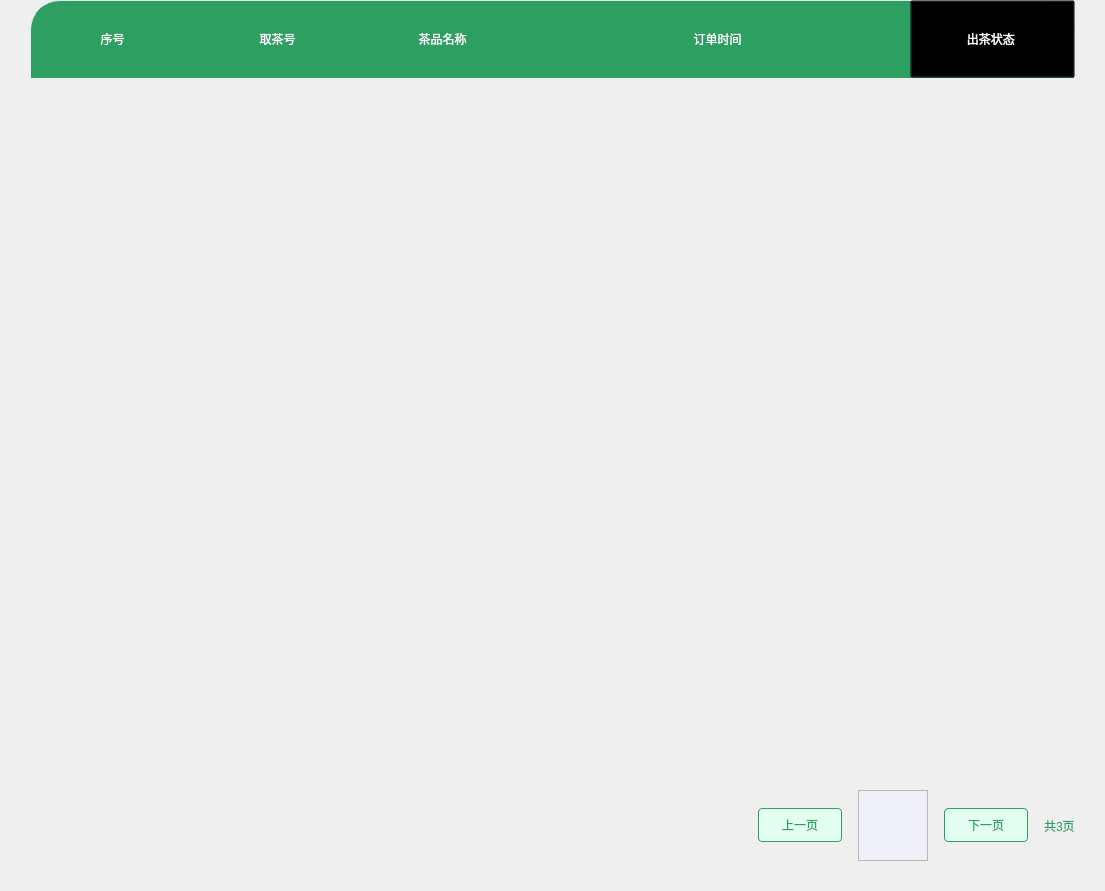
                   <widget class="QWidget" name="location_order">
                    <property name="styleSheet">
                     <string notr="true"/>
                    </property>
                    <layout class="QHBoxLayout" name="horizontalLayout_76">
                     <property name="spacing">
                      <number>0</number>
                     </property>
                     <property name="leftMargin">
                      <number>30</number>
                     </property>
                     <property name="topMargin">
                      <number>0</number>
                     </property>
                     <property name="rightMargin">
                      <number>30</number>
                     </property>
                     <property name="bottomMargin">
                      <number>30</number>
                     </property>
                     <item>
                      <widget class="QWidget" name="widget_79" native="true">
                       <layout class="QVBoxLayout" name="verticalLayout_35" stretch="1,20,1">
                        <property name="spacing">
                         <number>0</number>
                        </property>
                        <property name="leftMargin">
                         <number>0</number>
                        </property>
                        <property name="topMargin">
                         <number>0</number>
                        </property>
                        <property name="rightMargin">
                         <number>0</number>
                        </property>
                        <property name="bottomMargin">
                         <number>0</number>
                        </property>
                        <item>
                         <widget class="QWidget" name="widget_81" native="true">
                          <property name="minimumSize">
                           <size>
                            <width>0</width>
                            <height>78</height>
                           </size>
                          </property>
                          <property name="maximumSize">
                           <size>
                            <width>16777215</width>
                            <height>78</height>
                           </size>
                          </property>
                          <property name="styleSheet">
                           <string notr="true">QWidget#widget_81{
	background-color:rgba(44, 159, 97, 1);
	border-top-left-radius:30px;
	border-top-right-radius:30px;
	border-top: 1px solid rgba(232, 233, 239, 1);
	border-left: 1px solid rgba(232, 233, 239, 1);
	border-right: 1px solid rgba(232, 233, 239, 1);
}</string>
                          </property>
                          <layout class="QHBoxLayout" name="horizontalLayout_78" stretch="3,3,3,7,3">
                           <property name="spacing">
                            <number>0</number>
                           </property>
                           <property name="leftMargin">
                            <number>0</number>
                           </property>
                           <property name="topMargin">
                            <number>0</number>
                           </property>
                           <property name="rightMargin">
                            <number>0</number>
                           </property>
                           <property name="bottomMargin">
                            <number>0</number>
                           </property>
                           <item>
                            <widget class="QLabel" name="label_30">
                             <property name="styleSheet">
                              <string notr="true">color:white;</string>
                             </property>
                             <property name="text">
                              <string>序号</string>
                             </property>
                             <property name="alignment">
                              <set>Qt::AlignCenter</set>
                             </property>
                            </widget>
                           </item>
                           <item>
                            <widget class="QLabel" name="label_31">
                             <property name="styleSheet">
                              <string notr="true">color:white;</string>
                             </property>
                             <property name="text">
                              <string>取茶号</string>
                             </property>
                             <property name="alignment">
                              <set>Qt::AlignCenter</set>
                             </property>
                            </widget>
                           </item>
                           <item>
                            <widget class="QLabel" name="label_32">
                             <property name="styleSheet">
                              <string notr="true">color:white;</string>
                             </property>
                             <property name="text">
                              <string>茶品名称</string>
                             </property>
                             <property name="alignment">
                              <set>Qt::AlignCenter</set>
                             </property>
                            </widget>
                           </item>
                           <item>
                            <widget class="QLabel" name="label_33">
                             <property name="styleSheet">
                              <string notr="true">color:white;</string>
                             </property>
                             <property name="text">
                              <string>订单时间</string>
                             </property>
                             <property name="alignment">
                              <set>Qt::AlignCenter</set>
                             </property>
                            </widget>
                           </item>
                           <item>
                            <widget class="QPushButton" name="btn_setting_order_tee_switch">
                             <property name="minimumSize">
                              <size>
                               <width>0</width>
                               <height>78</height>
                              </size>
                             </property>
                             <property name="maximumSize">
                              <size>
                               <width>16777215</width>
                               <height>78</height>
                              </size>
                             </property>
                             <property name="layoutDirection">
                              <enum>Qt::RightToLeft</enum>
                             </property>
                             <property name="styleSheet">
                              <string notr="true">QPushButton#btn_setting_order_tee_switch{
	background-color:transparent;
	color:white;
}</string>
                             </property>
                             <property name="text">
                              <string>出茶状态 </string>
                             </property>
                             <property name="icon">
                              <iconset resource="../drawable/drawable.qrc">
                               <normaloff>:/icon/icon_setting_local_tee_s.png</normaloff>:/icon/icon_setting_local_tee_s.png</iconset>
                             </property>
                             <property name="iconSize">
                              <size>
                               <width>32</width>
                               <height>32</height>
                              </size>
                             </property>
                            </widget>
                           </item>
                          </layout>
                         </widget>
                        </item>
                        <item>
                         <widget class="QWidget" name="widget_82" native="true">
                          <property name="enabled">
                           <bool>true</bool>
                          </property>
                          <property name="minimumSize">
                           <size>
                            <width>0</width>
                            <height>712</height>
                           </size>
                          </property>
                          <property name="maximumSize">
                           <size>
                            <width>16777215</width>
                            <height>712</height>
                           </size>
                          </property>
                          <property name="styleSheet">
                           <string notr="true">QWidget#widget_82{
	border-bottom-left-radius:30px;
	border-bottom-right-radius:30px;
}</string>
                          </property>
                          <layout class="QVBoxLayout" name="verticalLayout_36">
                           <property name="spacing">
                            <number>0</number>
                           </property>
                           <property name="leftMargin">
                            <number>0</number>
                           </property>
                           <property name="topMargin">
                            <number>0</number>
                           </property>
                           <property name="rightMargin">
                            <number>0</number>
                           </property>
                           <property name="bottomMargin">
                            <number>0</number>
                           </property>
                           <item>
                            <widget class="QWidget" name="order_content" native="true">
                             <property name="styleSheet">
                              <string notr="true">QWidget#order_content{
	border-bottom-left-radius:30px;
	border-bottom-right-radius:30px;
}</string>
                             </property>
                            </widget>
                           </item>
                           <item>
                            <spacer name="verticalSpacer_13">
                             <property name="orientation">
                              <enum>Qt::Vertical</enum>
                             </property>
                             <property name="sizeHint" stdset="0">
                              <size>
                               <width>20</width>
                               <height>702</height>
                              </size>
                             </property>
                            </spacer>
                           </item>
                          </layout>
                         </widget>
                        </item>
                        <item>
                         <widget class="QWidget" name="widget_83" native="true">
                          <property name="minimumSize">
                           <size>
                            <width>0</width>
                            <height>71</height>
                           </size>
                          </property>
                          <property name="maximumSize">
                           <size>
                            <width>16777215</width>
                            <height>71</height>
                           </size>
                          </property>
                          <layout class="QHBoxLayout" name="horizontalLayout_80">
                           <property name="spacing">
                            <number>16</number>
                           </property>
                           <property name="leftMargin">
                            <number>0</number>
                           </property>
                           <property name="topMargin">
                            <number>0</number>
                           </property>
                           <property name="rightMargin">
                            <number>0</number>
                           </property>
                           <property name="bottomMargin">
                            <number>0</number>
                           </property>
                           <item>
                            <spacer name="horizontalSpacer_5">
                             <property name="orientation">
                              <enum>Qt::Horizontal</enum>
                             </property>
                             <property name="sizeHint" stdset="0">
                              <size>
                               <width>728</width>
                               <height>20</height>
                              </size>
                             </property>
                            </spacer>
                           </item>
                           <item>
                            <widget class="QPushButton" name="btn_order_last_page">
                             <property name="minimumSize">
                              <size>
                               <width>84</width>
                               <height>34</height>
                              </size>
                             </property>
                             <property name="maximumSize">
                              <size>
                               <width>84</width>
                               <height>34</height>
                              </size>
                             </property>
                             <property name="styleSheet">
                              <string notr="true">QPushButton#btn_order_last_page{
	background-color:rgba(227, 255, 241, 1);
	color:rgba(44, 159, 97, 1);
	border: 1px solid rgba(44, 159, 97, 1);
	border-radius:4px;
}
QPushButton#btn_order_last_page:hover{
	background-color:rgba(227, 255, 241, 0.5);
	color:rgba(44, 159, 97, 1);
	border: 1px solid rgba(44, 159, 97, 0.5);
	border-radius:4px;
}
QPushButton#btn_order_last_page:pressed{
	padding-left:5px;
	padding-top:5px;
	background-color:rgba(227, 255, 241, 0.5);
	border: 1px solid rgba(44, 159, 97, 0.5);
	color:rgba(44, 159, 97, 1);
	border-radius:4px;
}
</string>
                             </property>
                             <property name="text">
                              <string>上一页</string>
                             </property>
                            </widget>
                           </item>
                           <item>
                            <widget class="QWidget" name="widget_84" native="true">
                             <property name="enabled">
                              <bool>true</bool>
                             </property>
                             <layout class="QHBoxLayout" name="horizontalLayout_79">
                              <property name="spacing">
                               <number>0</number>
                              </property>
                              <property name="leftMargin">
                               <number>0</number>
                              </property>
                              <property name="topMargin">
                               <number>0</number>
                              </property>
                              <property name="rightMargin">
                               <number>0</number>
                              </property>
                              <property name="bottomMargin">
                               <number>0</number>
                              </property>
                              <item>
                               <widget class="QScrollArea" name="scrollArea_5">
                                <property name="minimumSize">
                                 <size>
                                  <width>40</width>
                                  <height>0</height>
                                 </size>
                                </property>
                                <property name="frameShadow">
                                 <enum>QFrame::Raised</enum>
                                </property>
                                <property name="widgetResizable">
                                 <bool>true</bool>
                                </property>
                                <widget class="QWidget" name="setting_local_tee_page">
                                 <property name="geometry">
                                  <rect>
                                   <x>0</x>
                                   <y>0</y>
                                   <width>38</width>
                                   <height>69</height>
                                  </rect>
                                 </property>
                                 <property name="styleSheet">
                                  <string notr="true">QWidget#setting_local_tee_page{
	background-color:rgba(239, 239, 248, 1);
}</string>
                                 </property>
                                </widget>
                               </widget>
                              </item>
                             </layout>
                            </widget>
                           </item>
                           <item>
                            <widget class="QPushButton" name="btn_order_next_page">
                             <property name="minimumSize">
                              <size>
                               <width>84</width>
                               <height>34</height>
                              </size>
                             </property>
                             <property name="maximumSize">
                              <size>
                               <width>84</width>
                               <height>34</height>
                              </size>
                             </property>
                             <property name="styleSheet">
                              <string notr="true">QPushButton#btn_order_next_page{
	background-color:rgba(227, 255, 241, 1);
	color:rgba(44, 159, 97, 1);
	border: 1px solid rgba(44, 159, 97, 1);
	border-radius:4px;
}
QPushButton#btn_order_next_page:hover{
	background-color:rgba(227, 255, 241, 0.5);
	color:rgba(44, 159, 97, 1);
	border: 1px solid rgba(44, 159, 97, 0.5);
	border-radius:4px;
}
QPushButton#btn_order_next_page:pressed{
	padding-left:5px;
	padding-top:5px;
	background-color:rgba(227, 255, 241, 0.5);
	border: 1px solid rgba(44, 159, 97, 0.5);
	color:rgba(44, 159, 97, 1);
	border-radius:4px;
}</string>
                             </property>
                             <property name="text">
                              <string>下一页</string>
                             </property>
                            </widget>
                           </item>
                           <item>
                            <widget class="QLabel" name="order_number_page">
                             <property name="styleSheet">
                              <string notr="true">	color:rgba(44, 159, 97, 1);</string>
                             </property>
                             <property name="text">
                              <string>共3页</string>
                             </property>
                            </widget>
                           </item>
                          </layout>
                         </widget>
                        </item>
                       </layout>
                      </widget>
                     </item>
                    </layout>
                   </widget>
